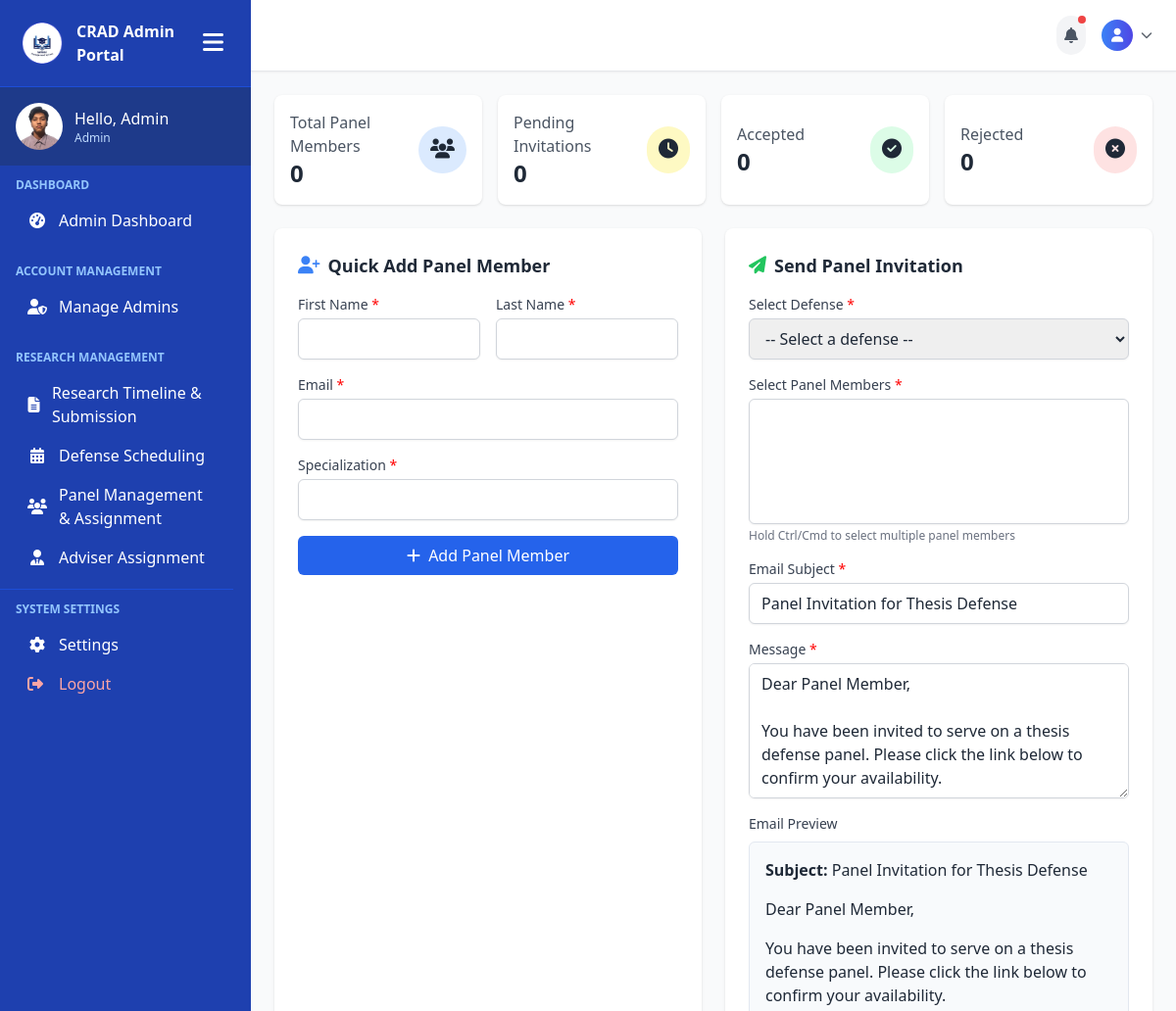
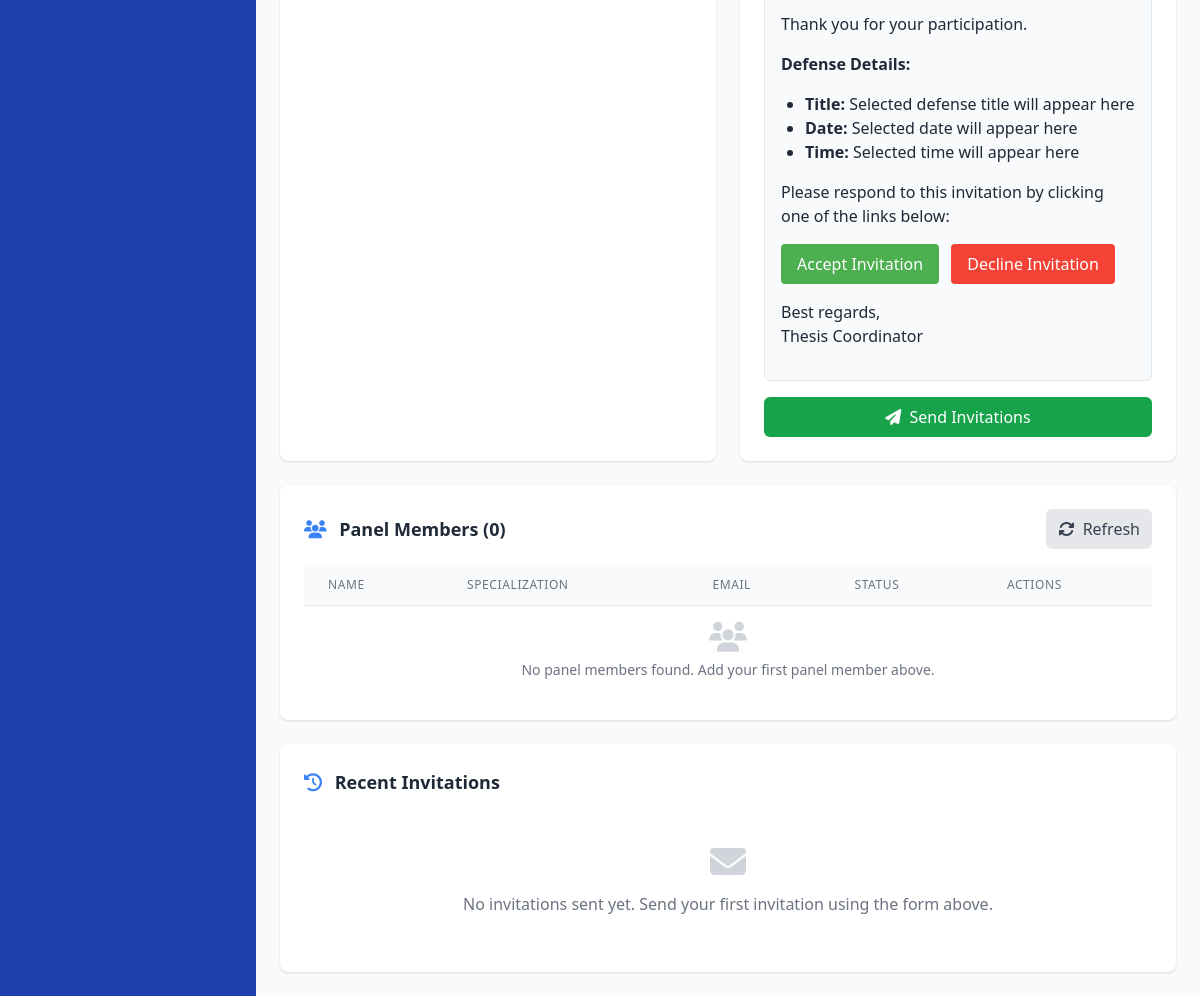
Page /admin-pages/panel-assignment.php (signed in) on the earlier database version (2 pictures, top to bottom).
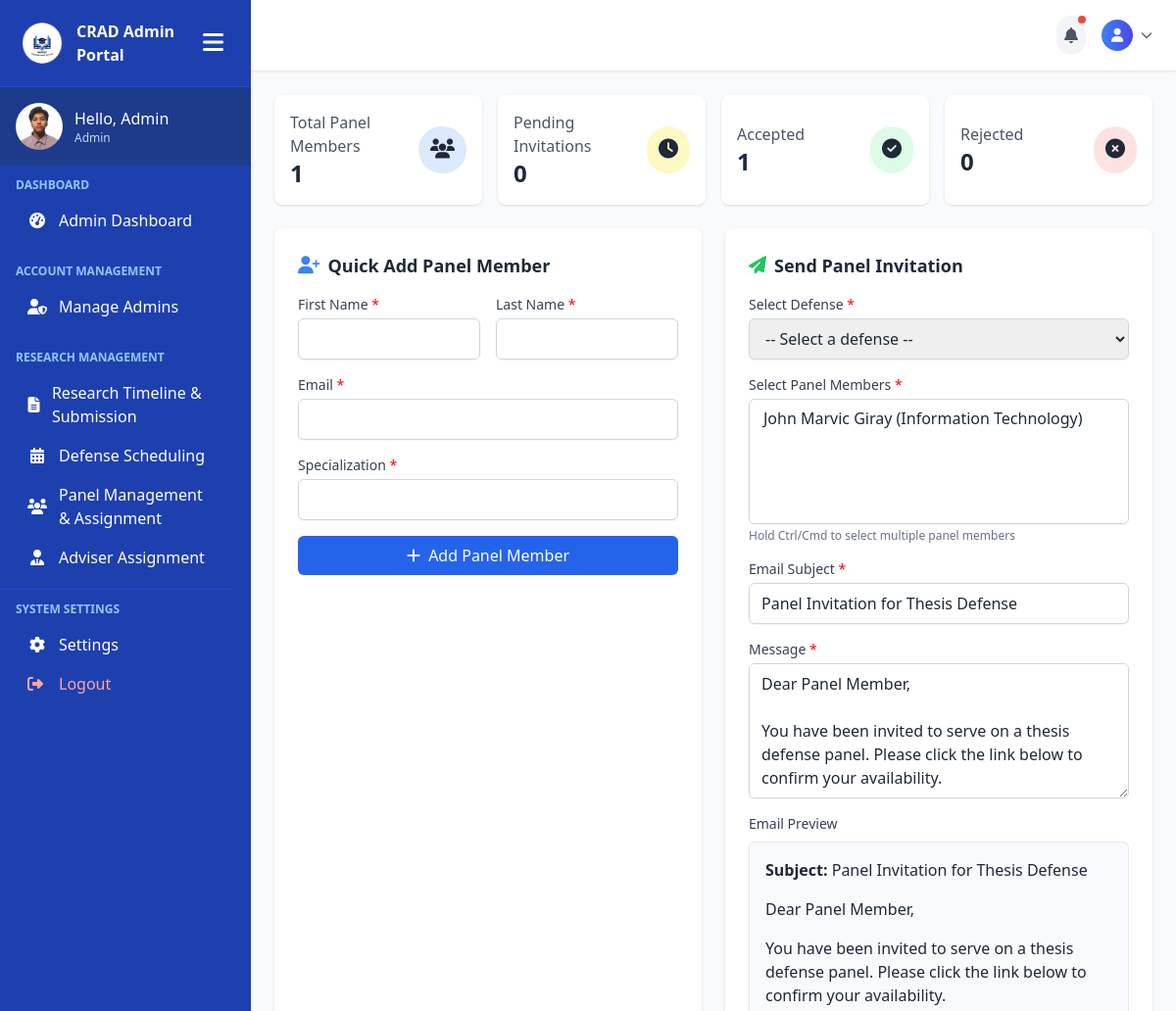
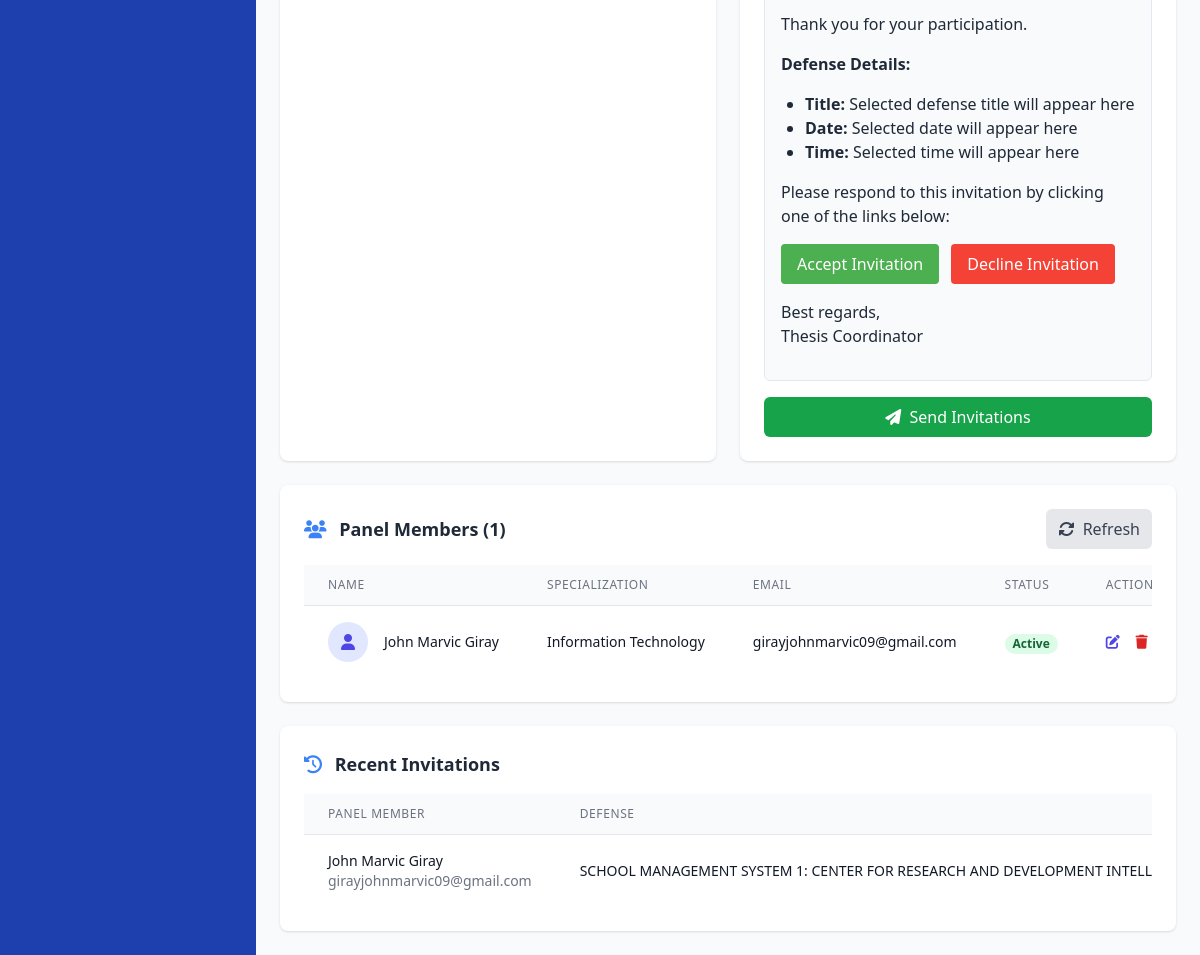
Same page on the later database version (2 pictures, top to bottom).
### tables this page shows
CREATE TABLE `user_tbl` (
  `user_id` int(11) NOT NULL,
  `email` varchar(150) NOT NULL,
  `password` varchar(255) NOT NULL,
  `role` enum('Admin','Faculty','Student') NOT NULL DEFAULT 'Student',
  `created_at` timestamp NOT NULL DEFAULT current_timestamp()
);

CREATE TABLE `panel_members` (
  `id` int(11) NOT NULL,
  `first_name` varchar(100) NOT NULL,
  `last_name` varchar(100) NOT NULL,
  `email` varchar(150) NOT NULL,
  `specialization` varchar(255) NOT NULL,
  `status` enum('active','inactive') DEFAULT 'active',
  `created_at` timestamp NOT NULL DEFAULT current_timestamp(),
  `updated_at` timestamp NOT NULL DEFAULT current_timestamp() ON UPDATE current_timestamp()
);

CREATE TABLE `panel_invitations` (
  `id` int(11) NOT NULL,
  `defense_id` int(11) NOT NULL,
  `panel_id` int(11) NOT NULL,
  `token` varchar(64) NOT NULL,
  `status` enum('pending','accepted','rejected') DEFAULT 'pending',
  `invited_at` datetime NOT NULL DEFAULT current_timestamp(),
  `responded_at` datetime DEFAULT NULL
);

CREATE TABLE `proposals` (
  `id` int(11) NOT NULL,
  `group_id` int(11) NOT NULL,
  `title` varchar(255) NOT NULL,
  `description` text DEFAULT NULL,
  `file_path` varchar(255) DEFAULT NULL,
  `submitted_at` timestamp NOT NULL DEFAULT current_timestamp(),
  `status` enum('Pending','Approved','Rejected','Under Review','Revision Requested') NOT NULL DEFAULT 'Pending',
  `feedback` text DEFAULT NULL,
  `reviewed_at` timestamp NULL DEFAULT NULL
);

### admin-pages/panel-assignment.php (the view, shortened to what the rows shown need)
<?php
include('../includes/connection.php');
$panel_query = "SELECT * FROM panel_members ORDER BY last_name, first_name";
$panel_result = $conn->query($panel_query);
$panel_members = [];
while ($row = $panel_result->fetch_assoc()) {
    $panel_members[] = $row;
}
$create_table_query = "
CREATE TABLE IF NOT EXISTS panel_invitations (
    id INT PRIMARY KEY AUTO_INCREMENT,
    defense_id INT NOT NULL,
    panel_id INT NOT NULL,
    token VARCHAR(64) NOT NULL UNIQUE,
    status ENUM('pending', 'accepted', 'rejected') DEFAULT 'pending',
    invited_at DATETIME NOT NULL,
    responded_at DATETIME NULL,
    FOREIGN KEY (defense_id) REFERENCES defense_schedules(id) ON DELETE CASCADE,
    FOREIGN KEY (panel_id) REFERENCES panel_members(id) ON DELETE CASCADE,
    UNIQUE KEY unique_invitation (defense_id, panel_id)
)";
$conn->query($create_table_query);
?>
<!DOCTYPE html>
<html lang="en">
<head>
    <script src="https://cdn.tailwindcss.com"></script>
    <link rel="stylesheet" href="https://cdnjs.cloudflare.com/ajax/libs/font-awesome/6.0.0/css/all.min.css">
</head>
<body class="bg-gray-50 text-gray-800 font-sans min-h-screen">
    <div class="min-h-screen flex">
        <?php include('../includes/admin-sidebar.php'); ?>
        <main class="flex-1 overflow-y-auto p-6">
            <div class="grid grid-cols-1 md:grid-cols-2 gap-6 mb-6">
                <div class="bg-white rounded-lg shadow p-6 card-hover">
                    <h2 class="text-lg font-semibold text-gray-800 mb-4 flex items-center">
                        <i class="fas fa-user-plus text-blue-500 mr-2"></i>
                        Quick Add Panel Member
                    </h2>
                </div>
                <div class="bg-white rounded-lg shadow p-6 card-hover">
                    <h2 class="text-lg font-semibold text-gray-800 mb-4 flex items-center">
                        <i class="fas fa-paper-plane text-green-500 mr-2"></i>
                        Send Panel Invitation
                    </h2>
                </div>
            </div>
            <div class="bg-white shadow rounded-lg p-6">
                <div class="flex justify-between items-center mb-4">
                    <h2 class="text-lg font-semibold text-gray-800">
                        <i class="fas fa-users mr-2 text-blue-500"></i>
                        Panel Members (<?php echo count($panel_members); ?>)
                    </h2>
                </div>
                <div class="overflow-x-auto">
                    <table class="min-w-full divide-y divide-gray-200">
                        <thead class="bg-gray-50">
                            <tr>
                                <th scope="col" class="px-6 py-3 text-left text-xs font-medium text-gray-500 uppercase tracking-wider">Name</th>
                                <th scope="col" class="px-6 py-3 text-left text-xs font-medium text-gray-500 uppercase tracking-wider">Specialization</th>
                                <th scope="col" class="px-6 py-3 text-left text-xs font-medium text-gray-500 uppercase tracking-wider">Email</th>
                                <th scope="col" class="px-6 py-3 text-left text-xs font-medium text-gray-500 uppercase tracking-wider">Status</th>
                                <th scope="col" class="px-6 py-3 text-left text-xs font-medium text-gray-500 uppercase tracking-wider">Actions</th>
                            </tr>
                        </thead>
                        <tbody class="bg-white divide-y divide-gray-200">
                            <?php if (count($panel_members) > 0): ?>
                                <?php foreach ($panel_members as $row): ?>
                                <tr class="hover:bg-gray-50">
                                    <td class="px-6 py-4 whitespace-nowrap">
                                        <div class="flex items-center">
                                            <div class="flex-shrink-0 h-10 w-10 rounded-full bg-indigo-100 flex items-center justify-center">
                                                <i class="fas fa-user text-indigo-600"></i>
                                            </div>
                                            <div class="ml-4">
                                                <div class="text-sm font-medium text-gray-900"><?php echo $row['first_name'] . ' ' . $row['last_name']; ?></div>
                                            </div>
                                        </div>
                                    </td>
                                    <td class="px-6 py-4 whitespace-nowrap">
                                        <div class="text-sm text-gray-900"><?php echo $row['specialization']; ?></div>
                                    </td>
                                    <td class="px-6 py-4 whitespace-nowrap">
                                        <div class="text-sm text-gray-900"><?php echo $row['email']; ?></div>
                                    </td>
                                    <td class="px-6 py-4 whitespace-nowrap">
                                        <span class="px-2 inline-flex text-xs leading-5 font-semibold rounded-full <?php echo $row['status'] == 'active' ? 'bg-green-100 text-green-800' : 'bg-gray-100 text-gray-800'; ?>">
                                            <?php echo ucfirst($row['status']); ?>
                                        </span>
                                    </td>
                                    <td class="px-6 py-4 whitespace-nowrap text-sm text-gray-500">
                                        <a href="?edit_id=<?php echo $row['id']; ?>" class="text-indigo-600 hover:text-indigo-900 mr-3" title="Edit">
                                            <i class="fas fa-edit"></i>
                                        </a>
                                        <form action="" method="POST" class="inline">
                                            <button type="submit" onclick="return confirm('Are you sure you want to delete this panel member?')" class="text-red-600 hover:text-red-900" title="Delete">
                                                <i class="fas fa-trash"></i>
                                            </button>
                                        </form>
                                    </td>
                                </tr>
                                <?php endforeach; ?>
                            <?php endif; ?>
                        </tbody>
                    </table>
                </div>
            </div>
            <div class="bg-white shadow rounded-lg p-6 mt-6">
                <h2 class="text-lg font-semibold text-gray-800 mb-4">
                    <i class="fas fa-history mr-2 text-blue-500"></i>
                    Recent Invitations
                </h2>
                <?php
                $recent_query = "SELECT pi.*, pm.first_name, pm.last_name, pm.email,
                               ds.defense_date, p.title as proposal_title,
                               DATEDIFF(NOW(), pi.invited_at) as days_ago
                               FROM panel_invitations pi
                               JOIN panel_members pm ON pi.panel_id = pm.id
                               JOIN defense_schedules ds ON pi.defense_id = ds.id
                               JOIN proposals p ON ds.group_id = p.group_id
                               ORDER BY pi.invited_at DESC LIMIT 5";
                $recent_result = $conn->query($recent_query);
                $recent_invitations = [];
                while ($row = $recent_result->fetch_assoc()) {
                    $recent_invitations[] = $row;
                }
                ?>
                <?php if (count($recent_invitations) > 0): ?>
                    <div class="overflow-x-auto">
                        <table class="min-w-full divide-y divide-gray-200">
                            <thead class="bg-gray-50">
                                <tr>
                                    <th scope="col" class="px-6 py-3 text-left text-xs font-medium text-gray-500 uppercase tracking-wider">Panel Member</th>
                                    <th scope="col" class="px-6 py-3 text-left text-xs font-medium text-gray-500 uppercase tracking-wider">Defense</th>
                                </tr>
                            </thead>
                            <tbody class="bg-white divide-y divide-gray-200">
                                <?php foreach ($recent_invitations as $invite): ?>
                                <tr class="hover:bg-gray-50">
                                    <td class="px-6 py-4 whitespace-nowrap">
                                        <div class="text-sm font-medium text-gray-900"><?php echo $invite['first_name'] . ' ' . $invite['last_name']; ?></div>
                                        <div class="text-sm text-gray-500"><?php echo $invite['email']; ?></div>
                                    </td>
                                    <td class="px-6 py-4 whitespace-nowrap">
                                        <div class="text-sm text-gray-900"><?php echo $invite['proposal_title']; ?></div>
                                    </td>
                                </tr>
                                <?php endforeach; ?>
                            </tbody>
                        </table>
                    </div>
                <?php endif; ?>
            </div>
        </main>
    </div>
</body>
</html>

### includes/admin-sidebar.php (shortened to what the rows shown need)
<?php
include("../includes/connection.php");
$user_id = $_SESSION['user_id'];
$sql = "SELECT role, role FROM user_tbl WHERE user_id = ?";
$stmt = $conn->prepare($sql);
$stmt->bind_param("i", $user_id);
$stmt->execute();
$result = $stmt->get_result();
$user = $result->fetch_assoc();
$role = $user['role'];
$greeting = "Hello, " . match($role) {
    'admin' => 'Admin',
    'student' => 'Student',
    default => 'Admin'
};
?>
<!DOCTYPE html>
<html lang="en">
<head>
    <script src="https://cdn.tailwindcss.com"></script>
    <link rel="stylesheet" href="https://cdnjs.cloudflare.com/ajax/libs/font-awesome/6.5.0/css/all.min.css">
</head>
<body>
<div class="sidebar sidebar-transition bg-blue-800 text-white flex flex-col hidden md:flex h-screen w-64" id="sidebar">
    <div class="p-4 flex items-center space-x-3 bg-blue-900">
        <div>
            <p class="font-medium profile-name"><?php echo htmlspecialchars($greeting); ?></p>
            <p class="text-xs text-blue-200 profile-role"><?php echo htmlspecialchars($role); ?></p>
        </div>
    </div>
</div>
</body>
</html>

Differences in the rows shown:
added panel_members: first_name "John Marvic", last_name "Giray", specialization "Information Technology", email "girayjohnmarvic09@gmail.com", status "Active"
added panel_invitations: panel.first_name "John Marvic", panel.last_name "Giray", panel.email "girayjohnmarvic09@gmail.com", proposals.title "SCHOOL MANAGEMENT SYSTEM 1: CENTER FOR RESEARCH AND DEVELOPMENT…"
Other differences:
count($panel_members): "0" → "1"
$stats['accepted']: "0" → "1"
form field value: (not shown) → "John Marvic Giray (Information Technology)"
text no longer shown: "No panel members found. Add your first panel member above. No invitations sent yet. Send your first invitation using the form above."
text now shown: "PANEL MEMBER DEFENSE"
